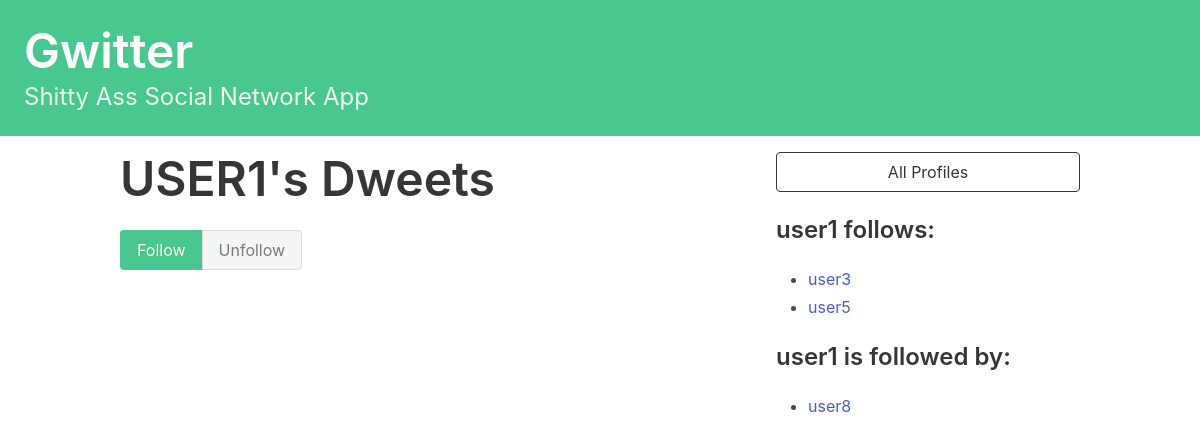
The page /gwitter/profile/user1 (signed in) on the database as committed earlier.
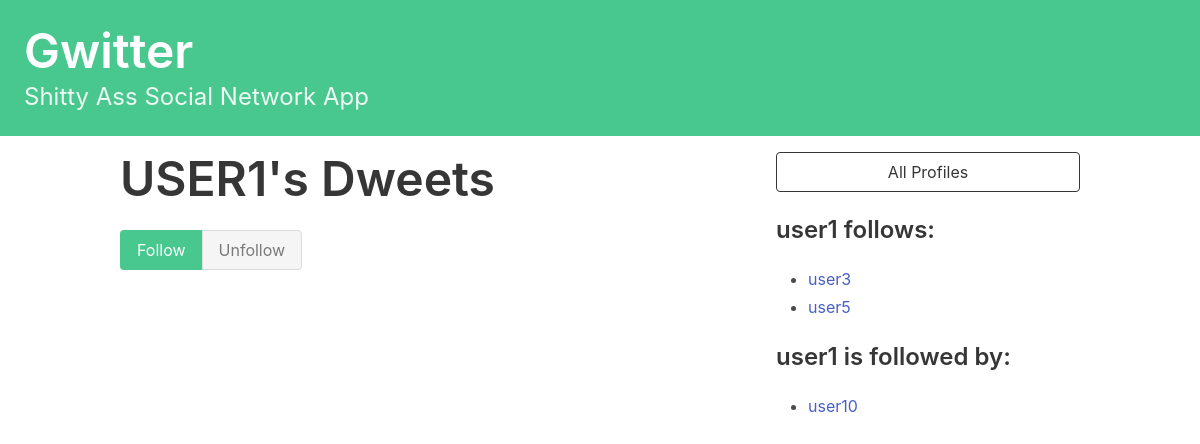
The same page on the database as committed later.
### gwitter/models.py (models this page shows, shortened)
class Profile(models.Model):
    user = models.OneToOneField(User, on_delete=models.CASCADE, related_name='profile')
    follows = models.ManyToManyField('self', related_name='followed_by', symmetrical=False, blank=True)
    def __str__(self):
        return f'{self.user.username}'

### gwitter/views.py (the view)
# urls.py: path('profile/<str:username>', profile, name='profile'),
def profile(request, username):
    if request.user.is_authenticated:
        if not hasattr(request.user, 'profile'):
            missing_profile = Profile(user=request.user)
            missing_profile.save()
        profile = Profile.objects.get(user=User.objects.get(username=username))
        current_user_profile = request.user.profile
        data = request.POST
        action = data.get('follow')
        if profile != current_user_profile:
            if action == 'follow':
                current_user_profile.follows.add(profile)
            elif action == 'unfollow':
                current_user_profile.follows.remove(profile)
            current_user_profile.save()
        user_follows = profile in request.user.profile.follows.all()
        return render(request, 'gwitter/profile.html',
                {'profile':profile, 'followers':len(profile.followed_by.all()),
                'follows':len(profile.follows.all()), 'user_follows':user_follows})

### gwitter/templates/gwitter/profile.html (shortened to what this page needs)
{% extends 'base.html' %}
{% block content %}
<div class="column">
    <div class="block">
    <h1 class="title is-1">
        {{profile.user.username|upper}}'s Dweets
    </h1>
    </div>
    <form method="post">
        <div class="buttons has-addons">
            {% if user_follows %}
                <button class="button is-success is-static">Follow</button>
                <button class="button is-danger" name="follow", value="unfollow">Unfollow</button>
            {% else %}
                <button class="button is-success" name="follow", value="follow">Follow</button>
                <button class="button is-danger is-static">Unfollow</button>
            {% endif %}
        </div>
    </form>
</div>
<div class="column is-one-third">
    <div class="block">
        <a href="{% url 'gwitter:profile-list' %}">
            <button class="button is-dark is-outlined is-fullwidth">
                All Profiles
            </button>
        </a>
    </div>
    <div class="block">
        <h3 class="title is-4">
            {{profile.user.username}} follows:
        </h3>
        <div class="content">
            <ul>
            {% for following in profile.follows.all %}
                <li>
                    <a href="{% url 'gwitter:profile' following.user.username %}">
                        {{ following }}
                    </a>
                </li>
            {% endfor %}
            </ul>
        </div>
    </div>
    <div class="block">
        <h3 class="title is-4">
            {{profile.user.username}} is followed by:
        </h3>
        <div class="content">
            <ul>
            {% for follower in profile.followed_by.all %}
                <li>
                    <a href="{% url 'gwitter:profile' follower.user.username %}">
                        {{ follower }}
                    </a>
                </li>
            {% endfor %}
            </ul>
        </div>
    </div>
</div>
{% endblock content %}

Rows that differ between the two databases and show on the page:
removed Profile: user.username "user8", shown under "user1 is followed by:"
added Profile: user.username "user10", shown under "user1 is followed by:"
